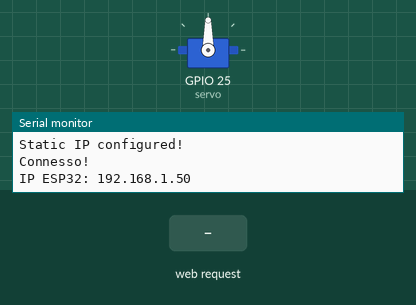
A sketch run on a simulated ESP32. Parts: servo, the last lines printed to the serial monitor. Inputs (shaded band) come from the test bench. WiFi joins after 1.5 s; servers stay silent unless stated.

Above: at 2.7 s.
2.8 s: HTTP request GET /servo received
At 3.4 s:
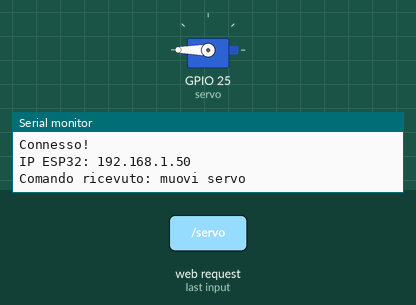
At 6.9 s:
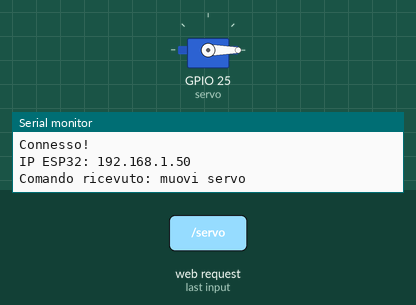
Timing chart, 0 to 8.4 s (numbered marks = the images above; inputs shaded):
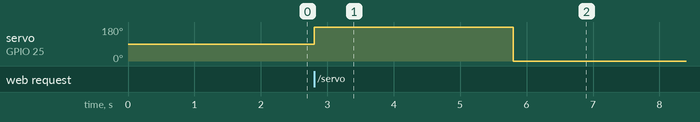

The sketch:

script_arduino.ino
```cpp
#include <WiFi.h>
#include <WebServer.h>
#include <ESP32Servo.h>

Servo servo;
WebServer server(80);

// ---- CONFIGURA LA TUA WIFI ----
// COMMENTA LA SEZIONE CHE NON USI

// // Home WiFi settings
// const char* ssid = "TIM-29033219";
// const char* password = "Jm5OgoQustxqNZ7N75FhZ6i0";

// // Static IP configuration
// IPAddress staticIP(192, 168, 1, 118); // ESP32 static IP
// IPAddress gateway(192, 168, 1, 1);    // IP Address of your network gateway (router)
// IPAddress subnet(255, 255, 255, 0);   // Subnet mask
// IPAddress primaryDNS(192, 168, 1, 1); // Primary DNS (optional)
// IPAddress secondaryDNS(0, 0, 0, 0);   // Secondary DNS (optional)

// // Iphone Hotspot settings
const char* ssid = "sofiasiphone";
const char* password = "bananebanane";

// Static IP configuration for iPhone Hotspot
// Note: iPhone hotspot allows a very small range of IPs (usually .2 to .14)
IPAddress staticIP(172, 20, 10, 4);      // Selected IP (Must be between 2 and 14)
IPAddress gateway(172, 20, 10, 1);       // iPhone Default Gateway
IPAddress subnet(255, 255, 255, 240);    // iPhone uses a /28 subnet (Important!)
IPAddress primaryDNS(172, 20, 10, 1);    // Point DNS to the gateway
IPAddress secondaryDNS(8, 8, 8, 8);      // Optional: Google DNS as backup

void handleServo() {
  Serial.println("Comando ricevuto: muovi servo");

  servo.write(180);
  delay(2000);      // 5 secondi
  delay(1000);      // 1 secondo
  servo.write(0);

  server.send(200, "text/plain", "Servo attivato");
}

void setup() {
  Serial.begin(115200);
  while(!Serial);

  servo.attach(25);

  // --- AVVIO WIFI ---
  WiFi.begin(ssid, password);
  Serial.println("Connessione alla WiFi...");
  while (WiFi.status() != WL_CONNECTED) {
    delay(500);
    Serial.println(".");
  }

  // Configuring static IP
  Serial.println("Configuring static IP");
  if(!WiFi.config(staticIP, gateway, subnet, primaryDNS, secondaryDNS)) {
  Serial.println("Failed to configure Static IP");
   } else {
    Serial.println("Static IP configured!");
  }

  Serial.println("Connesso!");
  Serial.print("IP ESP32: ");
  Serial.println(WiFi.localIP());

  // --- ENDPOINT ---
  server.on("/servo", handleServo);

  server.begin();
}

void loop() {
  server.handleClient();
}
```

Measured:
- after the input at 2.8 s, servo on GPIO 25 (servo): 90° → 180° at once, → 0° 3.0 s later
